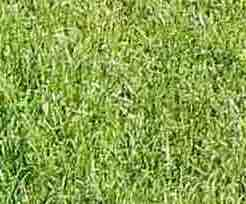
#> input picture 03 - Classification/images/image_1.jpg, 246 x 204 px
$ jupyter execute Classification.ipynb
#> lines starting #> are read from the running program, lines starting #| are printed output that depends on the picture
#  Machine Learning: Basic Principles 2018
## Classification
## Learning goals
In this exercise, you will learn how to formulate and solve a classification problem. A classification problem amounts to finding a good classifier which maps a given data point (e.g. a snapshot taken by an on-board camera) via its features to a particular label. The label indicates to which class or category the data point belongs.
We will implement **logistic regression** and use **Gradient Descent** to find the optimal weights. We will look at binary as well as multiclass classification.

## Exercise Contents

1. Introduction
    * Here we formulate a classification problem.
2. Dataset
    * A description of the dataset.
3. Exercise
    * A total of 5 tasks and 1 demo. Read the task descriptions and answer according to the tasks.
        * 3.1 **Getting Hands on the Data**
        * 3.2 **Logistic Regression**
        * 3.3 **Gradient Descent Step Size**
        * 3.4 **Accuracy - How well did we do?**
        * 3.5 **Multiclass Classification (One vs All)**

### Keywords
`Classification`,`Logistic Regression`, `Sigmoid Function`, `Gradient Descent (GD)`

## 1 Introduction
Suppose you are an intern at the fictive company `Hunda` whose brand-new lawn mower robot uses its on-board camera to find out on which surface it is moving.
Your job is to develop a firmware module which allows the mower robot to classify images generated by the camera according to the categories "I see grass", "I see soil", "I see tiles".

To do so we will use a specific classification method named logistic regression. We will first develop a logistic regression model which can distinguish between "I see grass" and "I do not see grass". After that we will extend this model to also be able to distinguish non-grass images further between soil and tiles images.

In order to develop this module you are provided with a bunch of snapshots that have been labeled according to these three categories manually by the previous summer intern. Thus, we can use this labeled data to train the firmware module.

## 2 Data
The available dataset consists of $N=55$ pictures, saved in the folder named `images`:
* 20 images of grass (`image_1.jpg` to `image_20.jpg`)
* 20 images of soil (`image_21.jpg` to `image_40.jpg`)
* 15 images of tiles (`image_41.jpg` to `image_55.jpg`)

You can use the Python package `PIL` (=the Python Imaging Library) to access the image data. The basics of PIL are demonstrated below, so you can use those functions in the exercise.

[cell 1]
from PIL import Image

# Read in an image from a jpg-file and store it in the variable im
im = Image.open("images/image_1.jpg");
#> im is the input picture: PIL image 246x204 RGB; mean R, G, B 137.6, 164.2, 76.3

# Determine the size of the image
width, height = im.size;
#> width = 246; height = 204
print('width: %d, height: %d' % (width, height))
#| width: 246, height: 204


# Convert the image to RGB
rgb_im = im.convert('RGB');

# Determine the rgb values of the pixel at location (row,col) where both row and col are 0
pixel = rgb_im.getpixel((0,0))
#> pixel = (160, 184, 88)
print('Pixel (R, G, B): (%d, %d, %d)' % (pixel[0], pixel[1], pixel[2]))
#| Pixel (R, G, B): (160, 184, 88)

## 3 Exercise
The actual exercise starts from here and it has been divided into 5 tasks and 1 demo:
* 3.1 **Getting Hands on the Data**
* 3.2 **Logistic Regression**
* 3.3 **Gradient Descent Step Size**
* 3.4 **Accuracy - How well did we do?**
* 3.5 **Multiclass Classification (One vs All)**

Your task is to fill in `...` under `### STUDENT TASK ###` in each step.

## 3.1 Getting Hands on the Data
After reading in the RGB images, we have to change them into a form that we can process more easily. Although the images are quite small (less than 3000x3000 pixels) we cannot easily process an image by just stacking the pixels into a vector since it would be of size $3000^2$. Instead, we represent an image by only $d=3$ features, namely the average red, green and blue components (the "redness", "greenness" and "blueness") which are denoted $x_{r}, x_{g}, x_{b}$. Thus, we characterize the $i$th image in our dataset using the feature vector $\mathbf{x}^{(i)} = \big(x_{r}^{(i)},x_{g}^{(i)},x_{b}^{(i)} \big)^{T} \in \mathbb{R}^{3}$. In particular, $x^{(1)}_{r}$ denotes the average red component of the first image in the trainging dataset.

It will be convenient to stack the feature vectors $\mathbf{x}^{(i)} \in \mathbb{R}^{3}$ obtained for all images in our (training) dataset into the feature matrix
\begin{equation*}
    \mathbf{X} = \big(\mathbf{x}^{(1)},\dots,\mathbf{x}^{(55)}\big)^T=\begin{bmatrix}
    x^{(1)}_{r}  & x^{(1)}_{g}  & x^{(1)}_{b} \\
    \vdots & \ddots & \vdots\\
    x^{(55)}_{r} & x^{(55)}_{g} & x^{(55)}_{b}
    \end{bmatrix} \in \mathbb{R}^{N \times 3}
    \label{xm}
    \tag{1}
\end{equation*}

Each image in the training set has a label $y^{(i)}$ where $y^{(i)} = 1$ if the i-th image shows grass while $y^{(i)} = 0$ otherwise (when it shows soil or tiles). It will be convenient to stack the labels into the label vector $\mathbf{y}$.

\begin{equation*}
    \mathbf{y}=\begin{bmatrix}
    y^{(1)}\\
    y^{(2)}\\
    \vdots\\
    y^{(N)}
    \end{bmatrix},\ i \in \{1,\dots,N \}
    \label{vy}
    \tag{2}
\end{equation*}

### Tasks:
- Implement a Python function `get_feature_matrix()` which returns the feature matrix (\ref{xm}) of size $55 \times 3$.
- Implement a Python function `get_labels()` which returns the label vector (\ref{vy}).
    - The vector should contain the **labels** for each image. The label is `1` if the picture shows grass, `0` if it doesn't.
- Implement a Python function `Visualize_data()` to draw three **scatter plots**.
    - Make a scatter plot for each color combination (*Greenness vs Redness*,*Greenness vs. Blueness* and *Redness vs Blueness*).
        - In these plots, mark a datapoint with a cross if it's a grass picture and with a dot if it's not.
    - The plot labels and axes are preconfigured, your job is to setup the correct x and y -values to each `plt.scatter()`-function.
    - These scatter plots are a helpful tool for giving us an idea of the relation between the features and the two labels.

### Tips:
- Since it takes some time to compute the feature matrix $\mathbf{X}$, you might want to save it as .txt, .csv or any other format that is convenient for you. This way you can just reload the matrix from the file without processing the images again.

[cell 2]
from PIL import Image
import numpy as np
import matplotlib.pyplot as plt

def get_feature_matrix(N = 55):


    # [28 lines of commented-out code are left out]

    data = [
        [137.6011677  , 164.15186115 ,  76.37908497],
        [ 87.61080947 , 135.85472686 ,  41.92893314],
        [ 66.43057459 , 154.8915913  ,  40.47305198],
        [ 79.41105561 , 121.85822511 ,  51.3537962 ],
        [147.5515489  , 173.54270797 ,  99.56164288],
        [ 98.1672956  , 105.53335663 ,  64.13365945],
        [ 97.8828125  , 102.0223165  ,  49.48563397],
        [128.69704088 , 133.42312386 ,  61.73654667],
        [121.33228773 , 137.0280174  ,  86.95563318],
        [164.82210887 , 141.19681924 ,  92.90245554],
        [130.196875   , 144.48824013 , 105.09588816],
        [ 95.62470147 , 156.57156345 ,  58.52825604],
        [159.94977133 , 165.44878568 ,  97.25285181],
        [161.82316785 , 147.52816876 ,  95.75970176],
        [113.36062834 , 108.81723485 ,  84.49665775],
        [115.50631077 , 142.5567346  ,  71.74786525],
        [112.7291423  , 109.73515734 ,  73.25899471],
        [ 87.66028648 , 126.64425548 ,  71.02630246],
        [111.43832208 , 135.33958407 ,  69.68618912],
        [ 85.80568407 , 130.01919264 ,  57.65935397],
        [ 77.90734404 ,  53.16162148 ,  36.93652465],
        [121.00562975 ,  96.36324954 ,  71.42779523],
        [146.98723881 , 124.20730894 , 117.71052407],
        [ 62.01613484 ,  41.11719849 ,  30.77019214],
        [161.65121329 , 120.31418185 ,  76.06420546],
        [119.07694707 ,  86.39056778 ,  75.18434474],
        [124.08400824 , 101.95188744 ,  87.08949897],
        [ 52.2494883  ,  37.17364766 ,  27.71067251],
        [ 55.61637928 ,  45.81419583 ,  41.40963167],
        [129.05173641 , 116.87860354 ,  99.64101886],
        [118.86210536 ,  78.69319016 ,  56.67954601],
        [113.71997986 ,  91.77436085 ,  80.69384953],
        [ 78.73447097 ,  60.5275684  ,  53.12670994],
        [ 56.28860747 ,  46.64788709 ,  38.3120974 ],
        [ 87.8618666  ,  75.00093078 ,  35.56728403],
        [ 75.74873724 ,  61.71307398 ,  52.71669005],
        [149.10201149 , 120.31075882 ,  95.14730664],
        [107.86633023 , 108.07686335 , 115.60162181],
        [ 65.51227553 ,  54.86030443 ,  54.18507997],
        [160.4508547  , 137.47633745 , 102.91650839],
        [182.11838098 , 183.30730568 , 184.56127487],
        [117.30555833 , 100.1222333  ,  90.73757478],
        [197.76591753 , 197.0980195  , 193.65267678],
        [226.95122364 , 193.30728326 , 148.27321661],
        [175.12735086 , 160.04300479 , 139.6313017 ],
        [170.4404813  , 170.18422014 , 169.61471325],
        [156.10538853 , 106.78287465 ,  84.81606152],
        [ 75.75518107 ,  75.68272532 ,  75.70687724],
        [123.50538589 , 125.11360565 , 130.16977465],
        [104.22414622 , 140.5142296  , 135.12035033],
        [161.63271062 , 175.34838828 , 141.62201465],
        [180.24153272 , 181.72452641 , 177.32972158],
        [130.64968943 , 132.79551458 ,  93.84482205],
        [147.03372152 , 161.11310982 , 119.10189573],
        [134.03388364 , 138.77073625 , 109.25847646],
    ]
    return np.array(data)

def get_labels(N=55):
#> called with N = 55
    y = np.zeros((N,1));
    ### STUDENT TASK ###
    ## Generate the label vector, where 1 is a Grass image and 0 is Non-Grass.
    ## Hint: See the 2.Dataset-section where the picture order is defined.
    # YOUR CODE HERE
    for i in range(N):
        if i<20:
            y[i]= 1
        else:
            y[i]= 0

    #raise NotImplementedError()
    return y

""" VISUALIZE THE DATA """
def Visualize_data(X,y):
    indx_1 = np.where(y == 1) # for grass.
    indx_2 = np.where(y == 0) # for non-grass.
    # Set figure size (width, height)
    fig, axes = plt.subplots(1, 3,figsize=(15, 5))
    # PLOT GREENNESS AGAINST REDNESS
    #Make a scatterplot of the average greenness vs redness.
    #Indicate Grass images by a cross, and others by a dot.
    ### STUDENT TASK ###
    #axes[0].scatter(...,..., c='g', marker ='x', label='Grass')
    #axes[0].scatter(...,..., c='r', marker ='o', label='Soil+Tiles')
    # YOUR CODE HERE

    grass = np.array([j for i, j in enumerate(X) if i in indx_1[0]])
    not_grass = np.array([j for i, j in enumerate(X) if i in indx_2[0]])

    axes[0].scatter(x=grass[:, 1] , y=grass[:, 0], c='g',marker='x',label='Grass')
    axes[0].scatter(x=not_grass[:, 1] , y=not_grass[:, 0], c='r',marker='o',label='Soil+Tiles')

    #raise NotImplementedError()
    axes[0].set_xlabel('Greenness of Images')
    axes[0].set_ylabel('Redness of Images')
    axes[0].legend()
    axes[0].set_title(r'$\bf{Figure\ 1.}$Green vs Red')

    # PLOT GREENNESS AGAINST BLUENESS
    #The same as above but now greenness vs blueness.
    ### STUDENT TASK ###
    #axes[1].scatter(..., ..., c='g', marker ='x', label='Grass')
    #axes[1].scatter(..., ..., c='b', marker ='o', label='Soil+Tiles')
    # YOUR CODE HERE

    axes[1].scatter(x=grass[:, 1] , y=grass[:, 2], c='g',marker='x',label='Grass')
    axes[1].scatter(x=not_grass[:, 1] , y=not_grass[:, 2], c='b',marker='o',label='Soil+Tiles')
    axes[1].set_xlabel('Greenness of Images')
    axes[1].set_ylabel('Blueness of Images')
    axes[1].legend()
    axes[1].set_title(r'$\bf{Figure\ 2.}$Green vs Blue')

    # PLOT REDNESS AGAINST BLUENESS
    #The same as above but now redness vs blueness.
    ### STUDENT TASK ###
    #axes[2].scatter(..., ..., c='r', marker ='x', label='Grass')
    #axes[2].scatter(..., ..., c='b', marker ='o', label='Soil+Tiles')
    # YOUR CODE HERE

    axes[2].scatter(x=grass[:, 0] , y=grass[:, 2], c='r',marker='x',label='Grass')
    axes[2].scatter(x=not_grass[:, 0] , y=not_grass[:, 2], c='b',marker='o',label='Soil+Tiles')
    axes[2].set_xlabel('Redness of Images')
    axes[2].set_ylabel('Blueness of Images')
    axes[2].legend()
    axes[2].set_title(r'$\bf{Figure\ 3.}$Red vs Blue')
    plt.tight_layout()

    return axes

[cell 3]
y = get_labels()
X = get_feature_matrix()


# Full Vector
# Let s label : Grass = 1 , Soil = 0, Tiles = 0
assert X.shape == (55,3)
axes = Visualize_data(X,y)
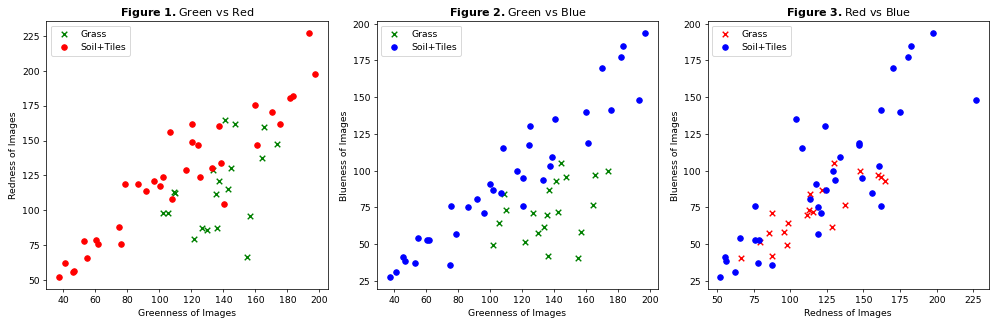
#> figure drawn by matplotlib, 3 panels

## 3.2 Logistic Regression
Our goal is to find out the label $y$ of an image, with $y=1$ if the image shows grass and $y=0$ otherwise, based on its features $\mathbf{x}$. Similar to linear regression, logistic regression applies a linear function of the form $h^{(\mathbf{w})}(\mathbf{x})= \mathbf{w}^{T} \mathbf{x}$ to predict the label $y$ based on the features $\mathbf{x} = \big(x_{r},x_{g},x_{b} \big)^{T} \in \mathbb{R}^{3}$ of the image. In contrast to linear regression, which uses the squared error loss, here we use the **logistic loss** to measure the quality of a particular classifier $h^{(\mathbf{w})}$. The logistic loss is defined as:

\begin{equation*}
    \mathcal{L}\big((\mathbf{x},y),h^{(\mathbf{w})}\big) = -y\log\big(\sigma(h^{(\mathbf{w})}(\mathbf{x}))\big)-(1-y)\log\big(1-\sigma(h^{(\mathbf{w})}(\mathbf{x}))\big)
    \label{loss}
    \tag{3}
\end{equation*}

where $\sigma$ is the sigmoid function, which is defined as:
\begin{equation*}
    \sigma(z)= \frac{1}{1+{\rm exp}(-z)}.
    \label{sigmoid}
    \tag{4}
\end{equation*}

**Note that the expression \eqref{loss} for the logistic loss applies only if the classes are encoded as $y=1$ and $y=0$. If the two classes are encoded as $y=1$ and $y=-1$, we obtain a different formula for the logistic loss.**

Since we have $N=55$ labeled images, each of them characterized by the features $\mathbf{x}^{(i)}$ and the true label $y^{(i)}$, we can evaluate the logistic loss for all those images to obtain the empirical risk.

\begin{align}
\mathcal{E}(\mathbf{w}) & = \frac{1}{N} \sum_{i=1}^{N} \mathcal{L}((\mathbf{x}^{(i)},y^{(i)}),\ h^{(\mathbf{w})}) \nonumber \\
&  = \frac{1}{N} \sum_{i=1}^{N} -y^{(i)}\log\big(\sigma(\mathbf{w}^{T}\mathbf{x}^{(i)})\big)-(1-y^{(i)})\log\big(1-\sigma(\mathbf{w}^{T}\mathbf{x}^{(i)})\big)
   \label{erm}
    \tag{5}
\end{align}

Note that the empirical risk $\mathcal{E}( \mathbf{w})$ is a differentiable convex function of the weight vector $\mathbf{w}$. Therefore, we can use **gradient descent (GD)** to find the weight vector $\mathbf{w}_{\rm opt}$ which minimizes the loss function. In particular, GD constructs a sequence of weight vectors $\mathbf{w}^{(k)}$ by iterating (=repeating) the GD update

\begin{equation*}
    \mathbf{w}^{(k+1)} = \mathbf{w}^{(k)} − \alpha\nabla \mathcal{E}(\mathbf{w}^{(k)})
    \label{gd}
    \tag{6}
\end{equation*}

Assume we run the GD updates for $k$ iterations which results in the weight vector $\mathbf{w}^{(k)}$ and corresponding classifier map $h^{(\mathbf{w}^{(k)})}(\mathbf{x}) = \big(\mathbf{w}^{(k)} \big)^{T} \mathbf{x}$. Using this classifier map, we can compute the predicted label for a new image with features $\mathbf{x}=\big(x_{r},x_{g},x_{b}\big)^{T}\in \mathbb{R}^{3}$ via simple thresholding

\begin{equation*}
    \hat{y} = \begin{cases}
        1 &\text{if}\ \sigma\big(h^{(\mathbf{w}^{(k)})}(\mathbf{x})\big) \geq 1/2\\
        0 &\text{if}\ \sigma\big(h^{(\mathbf{w}^{(k)})}(\mathbf{x})\big) < 1/2
    \end{cases}
    \label{eq_classify}
    \tag{7}
\end{equation*}

### Tasks
- Implement a Python function `sigmoid_function(z)` which returns the function value (\ref{sigmoid}) of the sigmoid function.
    - In our case $z$ is the dot product of the weight vector and the feature vector.
- Implement a Python function `gradient(X,y,w)` which takes as input the feature matrix $\mathbf{X}$, the label vector $\mathbf{y}$ and the weight vector $\mathbf{w}$. The function should return the gradient of the empirical risk $\mathcal{E}(\mathbf{w})$ (\ref{erm}) at the vector $\mathbf{w}$.
- Implement a Python function `logisticRegression_func(X,y,step_size, K)` which takes as input the feature matrix $\mathbf{X}$, the label vector $\mathbf{y}$, the GD step size `step_size` and the number `K` of GD steps. The function should deliver the final GD iterate $\mathbf{w}^{(K)}$ and a vector of length K whose $k^{th}$ entry is the empirical risk $\mathcal{E}(\mathbf{w}^{(k)})$.
- Implement a Python function `predict_output()` which takes as input the feature matrix $\mathbf{X}$ and the optimal weight vector $\mathbf{w}$ and returns a vector of length $N$ containing the predicted labels $\mathbf{\hat{y}}$ (see Eq. (\ref{eq_classify})).

[cell 4]
def sigmoid_func(z):
    ### STUDENT TASK ###
    # sigmoid = ...
    # YOUR CODE HERE
    sigmoid= 1/(1+np.exp(-z))
    #raise NotImplementedError()
    return sigmoid

def gradient(X,y,w):
    ### STUDENT TASK ###
    # grad = ...
    # YOUR CODE HERE
    N=np.size(X,0)
    grad=1/N*np.transpose(X)@(sigmoid_func(X@np.transpose(w))-y)

    #raise NotImplementedError()
    return grad.T

def logisticRegression_func(X,y,step_size, K):
#> called with X = array of shape (55, 3), y = array of shape (55, 1), step_size = 1e-05, K = 3000
    N = X.shape[0]
    d = X.shape[1]
    # Initialize w as 1xd array.
    w = np.zeros((1,d))
    loss = float('inf')
    loss_list = []
    sum=0
    for i in range(K):
        ### STUDENT TASK ###
        # YOUR CODE HERE
        w=w-step_size*gradient(X,y,w)
        sum=0
        for j in range(N):
            sum=sum+-y[j]*np.log(sigmoid_func(w@X[j,:]))-(1-y[j])*np.log(1-sigmoid_func(w@X[j,:]))
        loss_list.append((1/N*sum))
        #raise NotImplementedError()
    return loss_list, w

""" Predict Output """
def predict_output(X,w):
    ### STUDENT TASK ###
    # YOUR CODE HERE
    h= sigmoid_func(np.dot(X, w.T))
    print(h.shape)
    y=[1 if i> 1/2 else 0 for i in h]
    #raise NotImplementedError()
    return y
